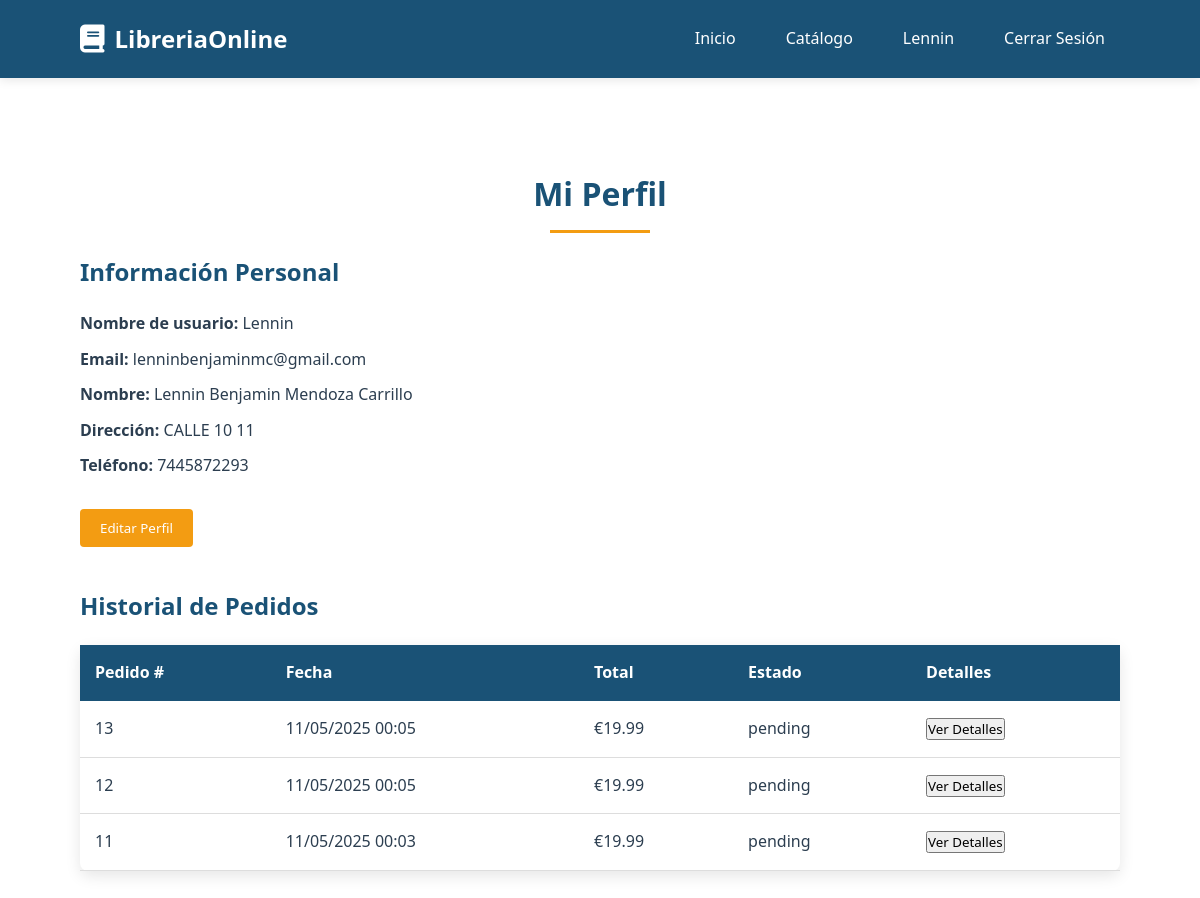
Page /profile.php (signed in) on the committed database.
### tables this page shows
CREATE TABLE `users` (
  `user_id` int(11) NOT NULL,
  `username` varchar(50) NOT NULL,
  `email` varchar(100) NOT NULL,
  `password_hash` varchar(255) NOT NULL,
  `first_name` varchar(50) DEFAULT NULL,
  `last_name` varchar(50) DEFAULT NULL,
  `address` varchar(255) DEFAULT NULL,
  `phone` varchar(20) DEFAULT NULL,
  `created_at` timestamp NOT NULL DEFAULT current_timestamp(),
  `updated_at` timestamp NOT NULL DEFAULT current_timestamp() ON UPDATE current_timestamp()
);

CREATE TABLE `orders` (
  `order_id` int(11) NOT NULL,
  `user_id` int(11) NOT NULL,
  `total_amount` decimal(10,2) NOT NULL,
  `status` enum('pending','processing','shipped','delivered','cancelled') DEFAULT 'pending',
  `shipping_address` varchar(255) NOT NULL,
  `created_at` timestamp NOT NULL DEFAULT current_timestamp(),
  `updated_at` timestamp NOT NULL DEFAULT current_timestamp() ON UPDATE current_timestamp()
);

### profile.php (the view, shortened to what this page needs)
<?php
include 'conexion.php';
$user_id = $_SESSION['user_id'];
$stmt = $pdo->prepare("SELECT username, email, first_name, last_name, address, phone FROM users WHERE user_id = ?");
$stmt->execute([$user_id]);
$user = $stmt->fetch(PDO::FETCH_ASSOC);
$stmt = $pdo->prepare("SELECT order_id, total_amount, status, shipping_address, created_at FROM orders WHERE user_id = ? ORDER BY created_at DESC");
$stmt->execute([$user_id]);
$orders = $stmt->fetchAll(PDO::FETCH_ASSOC);
?>
<!DOCTYPE html>
<html lang="es">
<head>
    <link rel="stylesheet" href="styles/profile.css">
    <link rel="stylesheet" href="https://cdnjs.cloudflare.com/ajax/libs/font-awesome/6.2.0/css/all.min.css">
</head>
<body>
    <header>
        <div class="container header-container">
            <div class="logo">
                <i class="fas fa-book"></i>
                <span>LibreriaOnline</span>
            </div>
            <nav>
                <ul>
                    <li><a href="index.php">Inicio</a></li>
                    <li><a href="catalogo.php">Catálogo</a></li>
                    <li><a href="profile.php"><?php echo htmlspecialchars($_SESSION['username']); ?></a></li>
                    <li><a href="logout.php">Cerrar Sesión</a></li>
                </ul>
            </nav>
        </div>
    </header>
    <section class="profile-section">
        <div class="container">
            <h2 class="section-title">Mi Perfil</h2>
            <div class="profile-details">
                <h3>Información Personal</h3>
                <p><strong>Nombre de usuario:</strong> <span id="username"><?php echo htmlspecialchars($user['username']); ?></span></p>
                <p><strong>Email:</strong> <span id="email"><?php echo htmlspecialchars($user['email']); ?></span></p>
                <p><strong>Nombre:</strong> <span id="full-name"><?php echo htmlspecialchars($user['first_name'] . ' ' . $user['last_name']); ?></span></p>
                <p><strong>Dirección:</strong> <span id="address"><?php echo htmlspecialchars($user['address'] ?: 'No especificada'); ?></span></p>
                <p><strong>Teléfono:</strong> <span id="phone"><?php echo htmlspecialchars($user['phone'] ?: 'No especificado'); ?></span></p>
                <button class="btn edit-profile-btn" id="edit-profile-btn">Editar Perfil</button>
            </div>
            <div class="order-history">
                <h3>Historial de Pedidos</h3>
                <?php if (empty($orders)): ?>
                    <p>No tienes pedidos registrados.</p>
                <?php else: ?>
                    <table class="order-table">
                        <thead>
                            <tr>
                                <th>Pedido #</th>
                                <th>Fecha</th>
                                <th>Total</th>
                                <th>Estado</th>
                                <th>Detalles</th>
                            </tr>
                        </thead>
                        <tbody>
                            <?php foreach ($orders as $order): ?>
                                <tr>
                                    <td><?php echo htmlspecialchars($order['order_id']); ?></td>
                                    <td><?php echo date('d/m/Y H:i', strtotime($order['created_at'])); ?></td>
                                    <td>€<?php echo number_format($order['total_amount'], 2); ?></td>
                                    <td><?php echo htmlspecialchars($order['status']); ?></td>
                                    <td>
                                        <button class="btn view-details" data-order-id="<?php echo $order['order_id']; ?>">Ver Detalles</button>
                                    </td>
                                </tr>
                            <?php endforeach; ?>
                        </tbody>
                    </table>
                <?php endif; ?>
            </div>
        </div>
    </section>
</body>
</html>

### styles/profile.css (style rules this page uses)
* { margin: 0; padding: 0; box-sizing: border-box; font-family: 'Segoe UI', Tahoma, Geneva, Verdana, sans-serif; }
:root { --primary: #1a5276; --secondary: #2e86c1; --accent: #f39c12; --light: #ecf0f1; --dark: #2c3e50; }
body { background-color: #f5f5f5; color: var(--dark); line-height: 1.6; }
.container { width: 90%; max-width: 1200px; margin: 0 auto; padding: 0 20px; }
.section-title { text-align: center; margin: 40px 0 20px; color: var(--primary); font-size: 32px; position: relative; }
.section-title::after { content: ""; display: block; width: 100px; height: 3px; background-color: var(--accent); margin: 10px auto; }
header { background-color: var(--primary); color: white; padding: 20px 0; box-shadow: 0 2px 10px rgba(0, 0, 0, 0.1); position: sticky; top: 0; z-index: 1000; }
.header-container { display: flex; justify-content: space-between; align-items: center; }
.logo { display: flex; align-items: center; font-size: 24px; font-weight: bold; }
.logo i { margin-right: 10px; font-size: 28px; }
nav ul { display: flex; list-style: none; }
nav li { margin-left: 20px; }
nav a { color: white; text-decoration: none; font-weight: 500; transition: all 0.3s; padding: 10px 15px; border-radius: 4px; }
.profile-section { padding: 50px 0; background-color: white; }
.profile-details { margin-bottom: 40px; }
.profile-details h3, .order-history h3, .edit-profile h3 { color: var(--primary); font-size: 24px; margin-bottom: 20px; }
.profile-details p { margin-bottom: 10px; font-size: 16px; }
.edit-profile-btn { background-color: var(--accent); color: white; padding: 10px 20px; border: none; border-radius: 4px; cursor: pointer; transition: all 0.3s; margin-top: 20px; display: inline-block; }
.order-history { margin-top: 40px; }
.order-table { width: 100%; border-collapse: collapse; background-color: white; border-radius: 8px; box-shadow: 0 5px 15px rgba(0, 0, 0, 0.1); }
.order-table th, .order-table td { padding: 15px; text-align: left; font-size: 16px; }
.order-table th { background-color: var(--primary); color: white; font-weight: bold; }
.order-table td { border-bottom: 1px solid #ddd; color: var(--dark); }

### rows in the picture
users: username "Lennin", email "lenninbenjaminmc@gmail.com", first_name+last_name "Lennin Benjamin Mendoza Carrillo", address "CALLE 10 11", phone "7445872293"
orders: order_id "13", created_at "11/05/2025 00:05", total_amount "19.99", status "pending"
orders: order_id "12", created_at "11/05/2025 00:05", total_amount "19.99", status "pending"
orders: order_id "11", created_at "11/05/2025 00:03", total_amount "19.99", status "pending"

### other values in the picture
$_SESSION['username'] "Lennin"
